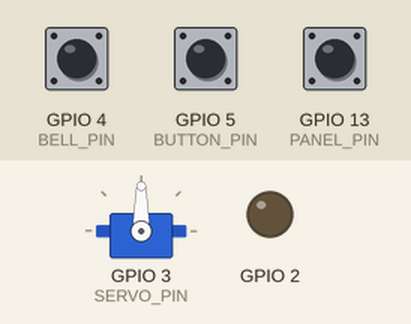
This sketch was run on a simulated ESP8266 (NodeMCU). On the bench: servo, output pins drawn as LEDs (lit = HIGH). The test bench sets the inputs (shaded band); at power-on: GPIO 5 (BUTTON_PIN) HIGH, GPIO 13 (PANEL_PIN) HIGH, GPIO 4 (BELL_PIN) HIGH. WiFi joins after 1.5 s; servers stay silent unless stated.

Above: at 1.2 s.
1.3 s: GPIO 5 (BUTTON_PIN) pulled LOW for 0.15 s
At 2.0 s:
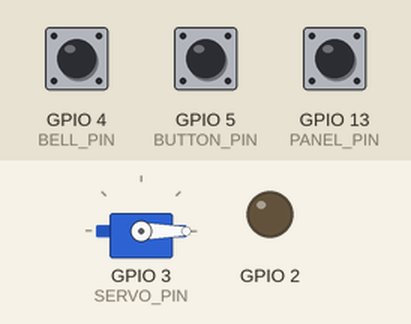
2.9 s: GPIO 13 (PANEL_PIN) pulled LOW for 1 s
At 4.6 s:
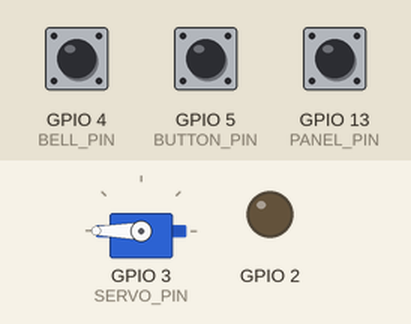
5.4 s: GPIO 13 (PANEL_PIN) pulled LOW for 0.15 s
At 6.3 s:
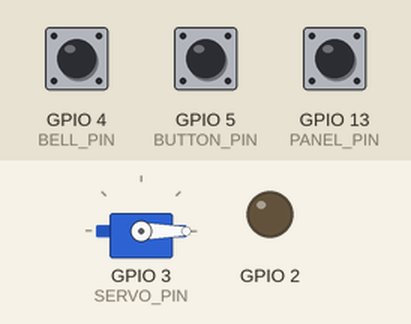
7.0 s: GPIO 5 (BUTTON_PIN) pulled LOW for 1 s
At 8.8 s:
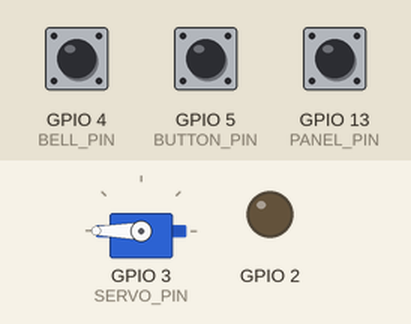
Timing chart, 0 to 10.3 s (numbered marks = the images above; inputs shaded):
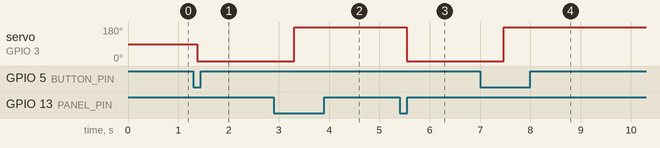

Measured:
- after the input at 1.3 s, servo on GPIO 3 (SERVO_PIN): 90° → 0° after 0.08 s
- after the input at 2.9 s, servo on GPIO 3 (SERVO_PIN): 0° → 180° after 0.41 s
- after the input at 5.4 s, servo on GPIO 3 (SERVO_PIN): 180° → 0° after 0.14 s
- after the input at 7.0 s, servo on GPIO 3 (SERVO_PIN): 0° → 180° after 0.47 s

The sketch:

ESP8266_STANDALONE_HOUSE_DOOR.ino
```cpp
#include <ESP8266WiFi.h>
#include <ArduinoOTA.h>
#include <Servo.h>
#define CLIENT_NAME "ESP8266_HOUSE_DOOR"


#define SERVO_PIN 3
#define BUTTON_PIN 5
#define BELL_PIN 4
#define PANEL_PIN 13

#define LOCK_VALUE 0
#define UNLOCK_VALUE 180
#define LOCKING_TIME 1850
#define BELL_DEBOUNCE 60


#define PUBLISH_DELAY 50
#define DEBOUNCE_TIME 300
#define DEBUG false


const char* ssid = "PoliNET";
const char* password = "12345678";

Servo servo;
WiFiClient espClient;

char msg[50];
unsigned long lastButtonTime=0;
unsigned long lastPanelTime=0;
unsigned long lastBellTime=0;
int currentangle=0;
boolean isLocked=false;
boolean lastButton=LOW;
boolean lastPanel=LOW;
boolean lastBell=LOW;

void setup_wifi() {

  delay(10);
  // We start by connecting to a WiFi network
  dPrintln("");
  dPrint("Connecting to ");
  dPrintln(ssid);

  WiFi.begin(ssid, password);
  WiFi.mode(WIFI_STA);
 /* while (WiFi.status() != WL_CONNECTED) {
    delay(500);
    dPrint(".");
  }*/

  dPrintln("");
  dPrintln("WiFi connected");
  dPrintln("IP address: ");
  dPrintln(WiFi.localIP().toString());
}


void dPrint(String text){
  if(DEBUG) Serial.print(text);
}

void dPrintln(String text){
  if(DEBUG) Serial.println(text);
}

void startOTAServer(){
  ArduinoOTA.setHostname(CLIENT_NAME);
  ArduinoOTA.onStart([]() {
    String type;
    if (ArduinoOTA.getCommand() == U_FLASH)
      type = "sketch";
    else // U_SPIFFS
      type = "filesystem";

    // NOTE: if updating SPIFFS this would be the place to unmount SPIFFS using SPIFFS.end()
    dPrintln("Start updating " + type);
  });
  ArduinoOTA.onEnd([]() {
    dPrintln("END OTA!");
  });
  ArduinoOTA.onProgress([](unsigned int progress, unsigned int total) {
    dPrintln("Progress: " + (progress / (total / 100)));
  });

  ArduinoOTA.onError([](ota_error_t error) {
    dPrintln("Error[%u]: " + error);
    if (error == OTA_AUTH_ERROR) dPrintln("Auth Failed");
    else if (error == OTA_BEGIN_ERROR) dPrintln("Begin Failed");
    else if (error == OTA_CONNECT_ERROR) dPrintln("Connect Failed");
    else if (error == OTA_RECEIVE_ERROR) dPrintln("Receive Failed");
    else if (error == OTA_END_ERROR) dPrintln("End Failed");
  });
  ArduinoOTA.begin();

}


void setup() {

  pinMode(LED_BUILTIN, OUTPUT);     // Initialize the BUILTIN_LED pin as an output
  digitalWrite(LED_BUILTIN, LOW);
  pinMode(BUTTON_PIN,INPUT_PULLUP);
  pinMode(PANEL_PIN,INPUT_PULLUP);
  pinMode(BELL_PIN,INPUT_PULLUP);
  if(DEBUG) Serial.begin(115200);
  setup_wifi();
  startOTAServer();


  servo.attach(SERVO_PIN); //3(RX)
servo.write(90);
servo.detach();

}


void loop() {


  updateButtonsOffline();

  ArduinoOTA.handle();
  delay(10);
}


void updateButtonsOffline(){
  boolean currentButton=digitalRead(BUTTON_PIN);
  boolean currentPanel=digitalRead(PANEL_PIN);
  boolean currentBell=digitalRead(BELL_PIN);
  unsigned long currentTime=millis();

  if(currentButton==HIGH&&lastButton==LOW&&currentTime>lastButtonTime+DEBOUNCE_TIME){
    lastButtonTime=currentTime;
    lastButton=HIGH;
  }
  if(currentButton==LOW&&lastButton==HIGH&&currentTime>lastButtonTime+DEBOUNCE_TIME){
    lastButtonTime=currentTime;
    lastButton=LOW;
    delay(70);
      if(currentButton==LOW)
        toggleDoorOffline();
  }

  if(currentPanel==HIGH&&lastPanel==LOW&&currentTime>lastPanelTime+DEBOUNCE_TIME){
    lastPanelTime=currentTime;
    lastPanel=HIGH;
  }
  if(currentPanel==LOW&&lastPanel==HIGH&&currentTime>lastPanelTime+DEBOUNCE_TIME){
    lastPanelTime=currentTime;
    lastPanel=LOW;
    delay(70);
    if(currentPanel==LOW)
      toggleDoorOffline();
  }


}


void lockDoor(){
  if(!isLocked){
    isLocked=true;
    servo.attach(SERVO_PIN);
    servo.write(LOCK_VALUE);
    delay(LOCKING_TIME);
    servo.detach();
  }
}

void unlockDoor(){
  if(isLocked){
    isLocked=false;
    servo.attach(SERVO_PIN);
    servo.write(UNLOCK_VALUE);
    delay(LOCKING_TIME);
    servo.detach();
  }
}


void toggleDoorOffline(){
  if(isLocked)
    unlockDoor();
  else
    lockDoor();
}
```
